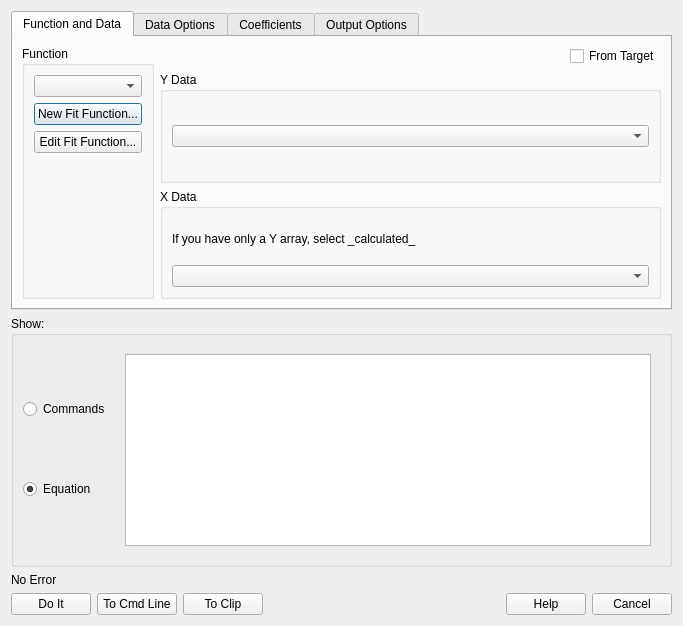
<?xml version="1.0" encoding="UTF-8"?>
<ui version="4.0">
 <class>FitDialog</class>
 <widget class="QDialog" name="FitDialog">
  <property name="windowTitle">
   <string>Curve Fitting</string>
  </property>
  <layout class="QVBoxLayout" name="verticalLayout">
   <item>
    <widget class="QTabWidget" name="tabs">
     <widget class="QWidget" name="function_tab">
      <attribute name="title">
       <string>Function and Data</string>
      </attribute>
      <layout class="QHBoxLayout" name="functionLayout">
       <item>
        <widget class="QGroupBox" name="function_group">
         <property name="title">
          <string>Function</string>
         </property>
         <layout class="QVBoxLayout" name="functionGroupLayout">
          <item>
           <widget class="QComboBox" name="function_combo"/>
          </item>
          <item>
           <widget class="QPushButton" name="new_fit_function_button">
            <property name="text">
             <string>New Fit Function...</string>
            </property>
           </widget>
          </item>
          <item>
           <widget class="QPushButton" name="edit_fit_function_button">
            <property name="text">
             <string>Edit Fit Function...</string>
            </property>
           </widget>
          </item>
          <item>
           <spacer name="functionSpacer">
            <property name="orientation">
             <enum>Qt::Vertical</enum>
            </property>
            <property name="sizeHint" stdset="0">
             <size>
              <width>20</width>
              <height>40</height>
             </size>
            </property>
           </spacer>
          </item>
         </layout>
        </widget>
       </item>
       <item>
        <layout class="QVBoxLayout" name="dataSelectionLayout">
         <item>
          <layout class="QHBoxLayout" name="targetLayout">
           <item>
            <spacer name="targetSpacer">
             <property name="orientation">
              <enum>Qt::Horizontal</enum>
             </property>
             <property name="sizeHint" stdset="0">
              <size>
               <width>40</width>
               <height>20</height>
              </size>
             </property>
            </spacer>
           </item>
           <item>
            <widget class="QCheckBox" name="from_target_checkbox">
             <property name="text">
              <string>From Target</string>
             </property>
            </widget>
           </item>
          </layout>
         </item>
         <item>
          <widget class="QGroupBox" name="y_group">
           <property name="title">
            <string>Y Data</string>
           </property>
           <layout class="QVBoxLayout" name="yGroupLayout">
            <item>
             <widget class="QComboBox" name="y_combo"/>
            </item>
           </layout>
          </widget>
         </item>
         <item>
          <widget class="QGroupBox" name="x_group">
           <property name="title">
            <string>X Data</string>
           </property>
           <layout class="QVBoxLayout" name="xGroupLayout">
            <item>
             <widget class="QLabel" name="x_help_label">
              <property name="text">
               <string>If you have only a Y array, select _calculated_</string>
              </property>
              <property name="wordWrap">
               <bool>true</bool>
              </property>
             </widget>
            </item>
            <item>
             <widget class="QComboBox" name="x_combo"/>
            </item>
           </layout>
          </widget>
         </item>
        </layout>
       </item>
      </layout>
     </widget>
     <widget class="QWidget" name="data_options_tab">
      <attribute name="title">
       <string>Data Options</string>
      </attribute>
      <layout class="QHBoxLayout" name="dataOptionsLayout">
       <item>
        <widget class="QGroupBox" name="range_group">
         <property name="title">
          <string>Range</string>
         </property>
         <layout class="QGridLayout" name="rangeLayout">
          <item row="0" column="0">
           <widget class="QLabel" name="labelStart">
            <property name="text">
             <string>Start</string>
            </property>
           </widget>
          </item>
          <item row="0" column="1">
           <widget class="QLabel" name="labelEnd">
            <property name="text">
             <string>End</string>
            </property>
           </widget>
          </item>
          <item row="1" column="0">
           <widget class="QLineEdit" name="lower_edit"/>
          </item>
          <item row="1" column="1">
           <widget class="QLineEdit" name="upper_edit"/>
          </item>
          <item row="2" column="0">
           <widget class="QPushButton" name="cursors_button">
            <property name="text">
             <string>Cursors</string>
            </property>
           </widget>
          </item>
          <item row="2" column="1">
           <widget class="QPushButton" name="clear_range_button">
            <property name="text">
             <string>Clear</string>
            </property>
           </widget>
          </item>
         </layout>
        </widget>
       </item>
       <item>
        <layout class="QVBoxLayout" name="dataOptionsRightLayout">
         <item>
         <widget class="QCheckBox" name="target_only_checkbox">
           <property name="text">
            <string>Show Arrays from Target Only</string>
           </property>
          </widget>
         </item>
         <item>
          <widget class="QGroupBox" name="weighting_group">
           <property name="title">
            <string>Weighting</string>
           </property>
           <layout class="QVBoxLayout" name="weightingLayout">
            <item>
             <widget class="QComboBox" name="weighting_combo"/>
            </item>
            <item>
             <widget class="QGroupBox" name="wave_contains_group">
              <property name="title">
               <string>Array Contains</string>
              </property>
              <layout class="QVBoxLayout" name="waveContainsLayout">
               <item>
                <widget class="QRadioButton" name="stddev_radio">
                 <property name="text">
                  <string>Standard Deviation</string>
                 </property>
                 <property name="checked">
                  <bool>true</bool>
                 </property>
                </widget>
               </item>
               <item>
                <widget class="QRadioButton" name="inverse_stddev_radio">
                 <property name="text">
                  <string>1/Standard Deviation</string>
                 </property>
                </widget>
               </item>
              </layout>
             </widget>
            </item>
           </layout>
          </widget>
         </item>
         <item>
          <widget class="QGroupBox" name="mask_group">
           <property name="title">
            <string>Data Mask</string>
           </property>
           <layout class="QVBoxLayout" name="maskLayout">
            <item>
             <widget class="QComboBox" name="mask_combo"/>
            </item>
           </layout>
          </widget>
         </item>
        </layout>
       </item>
      </layout>
     </widget>
     <widget class="QWidget" name="coefficients_tab">
      <attribute name="title">
       <string>Coefficients</string>
      </attribute>
      <layout class="QVBoxLayout" name="coeffMainLayout">
       <item>
        <layout class="QGridLayout" name="coeffTopLayout">
         <item row="0" column="0">
          <widget class="QLabel" name="coef_wave_label">
           <property name="text">
            <string>Coefficient Array:</string>
           </property>
          </widget>
         </item>
         <item row="0" column="1">
          <widget class="QComboBox" name="coefficient_wave_combo"/>
         </item>
         <item row="0" column="2">
          <widget class="QPushButton" name="graph_now_button">
           <property name="text">
            <string>Graph Now</string>
           </property>
          </widget>
         </item>
         <item row="0" column="3">
          <widget class="QComboBox" name="auto_guess_combo"/>
         </item>
         <item row="1" column="0">
          <widget class="QLabel" name="constraints_label">
           <property name="text">
            <string>Constraints:</string>
           </property>
          </widget>
         </item>
         <item row="1" column="1">
          <widget class="QComboBox" name="constraints_combo"/>
         </item>
        </layout>
       </item>
       <item>
        <widget class="QTableWidget" name="coefficients_table"/>
       </item>
      </layout>
     </widget>
     <widget class="QWidget" name="output_options_tab">
      <attribute name="title">
       <string>Output Options</string>
      </attribute>
      <layout class="QGridLayout" name="outputGrid">
       <item row="0" column="0">
        <widget class="QLabel" name="destination_label">
         <property name="text">
          <string>Destination:</string>
         </property>
        </widget>
       </item>
       <item row="0" column="1">
        <widget class="QComboBox" name="destination_combo"/>
       </item>
       <item row="0" column="2">
        <widget class="QLabel" name="length_label">
         <property name="text">
          <string>Length:</string>
         </property>
        </widget>
       </item>
       <item row="0" column="3">
        <widget class="QLineEdit" name="length_edit">
         <property name="text">
          <string>Auto</string>
         </property>
        </widget>
       </item>
       <item row="0" column="4">
        <widget class="QCheckBox" name="full_graph_range_checkbox">
         <property name="text">
          <string>X Range Full Width of Graph</string>
         </property>
        </widget>
       </item>
       <item row="1" column="0">
        <widget class="QLabel" name="residual_label">
         <property name="text">
          <string>Residual:</string>
         </property>
        </widget>
       </item>
       <item row="1" column="1">
        <widget class="QComboBox" name="residual_combo"/>
       </item>
       <item row="1" column="2">
        <widget class="QCheckBox" name="residual_from_target_checkbox">
         <property name="text">
          <string>From Target</string>
         </property>
        </widget>
       </item>
       <item row="2" column="0">
        <widget class="QCheckBox" name="textbox_checkbox">
         <property name="text">
          <string>Add Textbox to Graph</string>
         </property>
        </widget>
       </item>
       <item row="3" column="0" colspan="2">
        <widget class="QPushButton" name="textbox_preferences_button">
         <property name="text">
          <string>Textbox Preferences...</string>
         </property>
        </widget>
       </item>
       <item row="2" column="3" colspan="2" rowspan="4">
        <widget class="QGroupBox" name="error_analysis_group">
         <property name="title">
          <string>Error Analysis</string>
         </property>
         <layout class="QGridLayout" name="errorAnalysisLayout">
          <item row="0" column="0">
           <widget class="QLabel" name="confidence_label">
            <property name="text">
             <string>Confidence interval:</string>
            </property>
           </widget>
          </item>
          <item row="0" column="1">
           <widget class="QComboBox" name="confidence_combo"/>
          </item>
          <item row="1" column="0" colspan="2">
           <widget class="QCheckBox" name="confidence_coeffs_checkbox">
            <property name="text">
             <string>Confidence Interval for Fit Coefs</string>
            </property>
           </widget>
          </item>
          <item row="2" column="0" colspan="2">
           <widget class="QCheckBox" name="confidence_bands_checkbox">
            <property name="text">
             <string>Confidence Bands</string>
            </property>
           </widget>
          </item>
          <item row="3" column="0" colspan="2">
           <widget class="QCheckBox" name="prediction_bands_checkbox">
            <property name="text">
             <string>Prediction Bands</string>
            </property>
           </widget>
          </item>
         </layout>
        </widget>
       </item>
       <item row="4" column="0">
        <widget class="QCheckBox" name="covariance_checkbox">
         <property name="text">
          <string>Create Covariance Matrix</string>
         </property>
        </widget>
       </item>
       <item row="5" column="0">
        <widget class="QCheckBox" name="suppress_updates_checkbox">
         <property name="text">
          <string>Suppress Screen Updates</string>
         </property>
        </widget>
       </item>
      </layout>
     </widget>
    </widget>
   </item>
   <item>
    <widget class="QGroupBox" name="preview_group">
     <property name="title">
      <string>Show:</string>
     </property>
     <layout class="QHBoxLayout" name="previewLayout">
      <item>
       <layout class="QVBoxLayout" name="previewModeLayout">
        <item>
         <widget class="QRadioButton" name="show_commands_radio">
          <property name="text">
           <string>Commands</string>
          </property>
         </widget>
        </item>
        <item>
         <widget class="QRadioButton" name="show_equation_radio">
          <property name="text">
           <string>Equation</string>
          </property>
          <property name="checked">
           <bool>true</bool>
          </property>
         </widget>
        </item>
       </layout>
      </item>
      <item>
       <widget class="QStackedWidget" name="preview_stack">
        <widget class="QWidget" name="commands_page">
         <layout class="QVBoxLayout" name="commandsLayout">
          <item>
           <widget class="QPlainTextEdit" name="commands_preview">
            <property name="readOnly">
             <bool>true</bool>
            </property>
           </widget>
          </item>
         </layout>
        </widget>
        <widget class="QWidget" name="equation_page">
         <layout class="QVBoxLayout" name="equationLayout">
          <item>
           <widget class="QLabel" name="equation_preview">
            <property name="text">
             <string>a + bx</string>
            </property>
            <property name="alignment">
             <set>Qt::AlignCenter</set>
            </property>
           </widget>
          </item>
         </layout>
        </widget>
       </widget>
      </item>
     </layout>
    </widget>
   </item>
   <item>
    <widget class="QLabel" name="status_label">
     <property name="text">
      <string>No Error</string>
     </property>
    </widget>
   </item>
   <item>
    <layout class="QHBoxLayout" name="button_row">
     <item>
      <widget class="QPushButton" name="do_it_button">
       <property name="text">
        <string>Do It</string>
       </property>
      </widget>
     </item>
     <item>
      <widget class="QPushButton" name="to_cmd_button">
       <property name="text">
        <string>To Cmd Line</string>
       </property>
      </widget>
     </item>
     <item>
      <widget class="QPushButton" name="to_clip_button">
       <property name="text">
        <string>To Clip</string>
       </property>
      </widget>
     </item>
     <item>
      <spacer name="buttonSpacer">
       <property name="orientation">
        <enum>Qt::Horizontal</enum>
       </property>
       <property name="sizeHint" stdset="0">
        <size>
         <width>40</width>
         <height>20</height>
        </size>
       </property>
      </spacer>
     </item>
     <item>
      <widget class="QPushButton" name="help_button">
       <property name="text">
        <string>Help</string>
       </property>
      </widget>
     </item>
     <item>
      <widget class="QPushButton" name="cancel_button">
       <property name="text">
        <string>Cancel</string>
       </property>
      </widget>
     </item>
    </layout>
   </item>
  </layout>
 </widget>
 <resources/>
 <connections/>
</ui>
